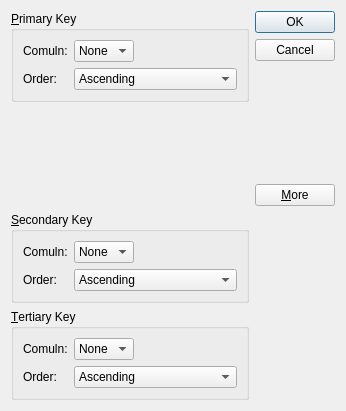
<?xml version="1.0" encoding="UTF-8"?>
<ui version="4.0">
 <class>SortDialog</class>
 <widget class="QDialog" name="SortDialog">
  <property name="geometry">
   <rect>
    <x>0</x>
    <y>0</y>
    <width>346</width>
    <height>411</height>
   </rect>
  </property>
  <property name="windowTitle">
   <string>Sort</string>
  </property>
  <layout class="QGridLayout" name="gridLayout_5">
   <item row="3" column="0">
    <widget class="QGroupBox" name="secondaryGroupBox">
     <property name="title">
      <string>&amp;Secondary Key</string>
     </property>
     <layout class="QGridLayout" name="gridLayout_2">
      <item row="0" column="0">
       <widget class="QLabel" name="label_3">
        <property name="text">
         <string>Comuln:</string>
        </property>
       </widget>
      </item>
      <item row="1" column="0">
       <widget class="QLabel" name="label_4">
        <property name="text">
         <string>Order:</string>
        </property>
       </widget>
      </item>
      <item row="0" column="1">
       <widget class="QComboBox" name="secondaryColumnCombo">
        <item>
         <property name="text">
          <string>None</string>
         </property>
        </item>
       </widget>
      </item>
      <item row="0" column="2">
       <spacer name="horizontalSpacer_2">
        <property name="orientation">
         <enum>Qt::Horizontal</enum>
        </property>
        <property name="sizeHint" stdset="0">
         <size>
          <width>105</width>
          <height>20</height>
         </size>
        </property>
       </spacer>
      </item>
      <item row="1" column="1" colspan="2">
       <widget class="QComboBox" name="secondaryOrderCombo">
        <item>
         <property name="text">
          <string>Ascending</string>
         </property>
        </item>
        <item>
         <property name="text">
          <string>Descending</string>
         </property>
        </item>
       </widget>
      </item>
     </layout>
    </widget>
   </item>
   <item row="0" column="0">
    <widget class="QGroupBox" name="primaryGroupBox">
     <property name="title">
      <string>&amp;Primary Key</string>
     </property>
     <layout class="QGridLayout" name="gridLayout">
      <item row="0" column="0">
       <widget class="QLabel" name="label">
        <property name="text">
         <string>Comuln:</string>
        </property>
       </widget>
      </item>
      <item row="1" column="0">
       <widget class="QLabel" name="label_2">
        <property name="text">
         <string>Order:</string>
        </property>
       </widget>
      </item>
      <item row="0" column="1">
       <widget class="QComboBox" name="primaryColumnCombo">
        <item>
         <property name="text">
          <string>None</string>
         </property>
        </item>
       </widget>
      </item>
      <item row="0" column="2">
       <spacer name="horizontalSpacer">
        <property name="orientation">
         <enum>Qt::Horizontal</enum>
        </property>
        <property name="sizeHint" stdset="0">
         <size>
          <width>54</width>
          <height>20</height>
         </size>
        </property>
       </spacer>
      </item>
      <item row="1" column="1" colspan="2">
       <widget class="QComboBox" name="primaryOrderCombo">
        <item>
         <property name="text">
          <string>Ascending</string>
         </property>
        </item>
        <item>
         <property name="text">
          <string>Descending</string>
         </property>
        </item>
       </widget>
      </item>
     </layout>
    </widget>
   </item>
   <item row="4" column="0">
    <widget class="QGroupBox" name="tertiaryGroupBox">
     <property name="title">
      <string>&amp;Tertiary Key</string>
     </property>
     <layout class="QGridLayout" name="gridLayout_3">
      <item row="0" column="0">
       <widget class="QLabel" name="label_5">
        <property name="text">
         <string>Comuln:</string>
        </property>
       </widget>
      </item>
      <item row="0" column="1">
       <widget class="QComboBox" name="tertiaryColumnCombo">
        <item>
         <property name="text">
          <string>None</string>
         </property>
        </item>
       </widget>
      </item>
      <item row="0" column="2">
       <spacer name="horizontalSpacer_3">
        <property name="orientation">
         <enum>Qt::Horizontal</enum>
        </property>
        <property name="sizeHint" stdset="0">
         <size>
          <width>105</width>
          <height>20</height>
         </size>
        </property>
       </spacer>
      </item>
      <item row="1" column="1" colspan="2">
       <widget class="QComboBox" name="tertiaryOrderCombo">
        <item>
         <property name="text">
          <string>Ascending</string>
         </property>
        </item>
        <item>
         <property name="text">
          <string>Descending</string>
         </property>
        </item>
       </widget>
      </item>
      <item row="1" column="0">
       <widget class="QLabel" name="label_6">
        <property name="text">
         <string>Order:</string>
        </property>
       </widget>
      </item>
     </layout>
    </widget>
   </item>
   <item row="0" column="1" rowspan="2">
    <layout class="QVBoxLayout" name="verticalLayout">
     <item>
      <widget class="QPushButton" name="okButton">
       <property name="text">
        <string>OK</string>
       </property>
       <property name="default">
        <bool>true</bool>
       </property>
      </widget>
     </item>
     <item>
      <widget class="QPushButton" name="cancelButton">
       <property name="text">
        <string>Cancel</string>
       </property>
      </widget>
     </item>
     <item>
      <spacer name="verticalSpacer">
       <property name="orientation">
        <enum>Qt::Vertical</enum>
       </property>
       <property name="sizeHint" stdset="0">
        <size>
         <width>20</width>
         <height>0</height>
        </size>
       </property>
      </spacer>
     </item>
     <item>
      <widget class="QPushButton" name="moreButton">
       <property name="text">
        <string>&amp;More</string>
       </property>
       <property name="checkable">
        <bool>true</bool>
       </property>
      </widget>
     </item>
    </layout>
   </item>
   <item row="1" column="0">
    <spacer name="verticalSpacer_2">
     <property name="orientation">
      <enum>Qt::Vertical</enum>
     </property>
     <property name="sizeHint" stdset="0">
      <size>
       <width>20</width>
       <height>0</height>
      </size>
     </property>
    </spacer>
   </item>
  </layout>
 </widget>
 <resources/>
 <connections>
  <connection>
   <sender>okButton</sender>
   <signal>clicked()</signal>
   <receiver>SortDialog</receiver>
   <slot>accept()</slot>
   <hints>
    <hint type="sourcelabel">
     <x>277</x>
     <y>25</y>
    </hint>
    <hint type="destinationlabel">
     <x>152</x>
     <y>144</y>
    </hint>
   </hints>
  </connection>
  <connection>
   <sender>cancelButton</sender>
   <signal>clicked()</signal>
   <receiver>SortDialog</receiver>
   <slot>reject()</slot>
   <hints>
    <hint type="sourcelabel">
     <x>313</x>
     <y>59</y>
    </hint>
    <hint type="destinationlabel">
     <x>276</x>
     <y>193</y>
    </hint>
   </hints>
  </connection>
  <connection>
   <sender>moreButton</sender>
   <signal>toggled(bool)</signal>
   <receiver>secondaryGroupBox</receiver>
   <slot>setVisible(bool)</slot>
   <hints>
    <hint type="sourcelabel">
     <x>297</x>
     <y>145</y>
    </hint>
    <hint type="destinationlabel">
     <x>230</x>
     <y>171</y>
    </hint>
   </hints>
  </connection>
  <connection>
   <sender>moreButton</sender>
   <signal>toggled(bool)</signal>
   <receiver>tertiaryGroupBox</receiver>
   <slot>setVisible(bool)</slot>
   <hints>
    <hint type="sourcelabel">
     <x>268</x>
     <y>134</y>
    </hint>
    <hint type="destinationlabel">
     <x>236</x>
     <y>327</y>
    </hint>
   </hints>
  </connection>
 </connections>
</ui>
